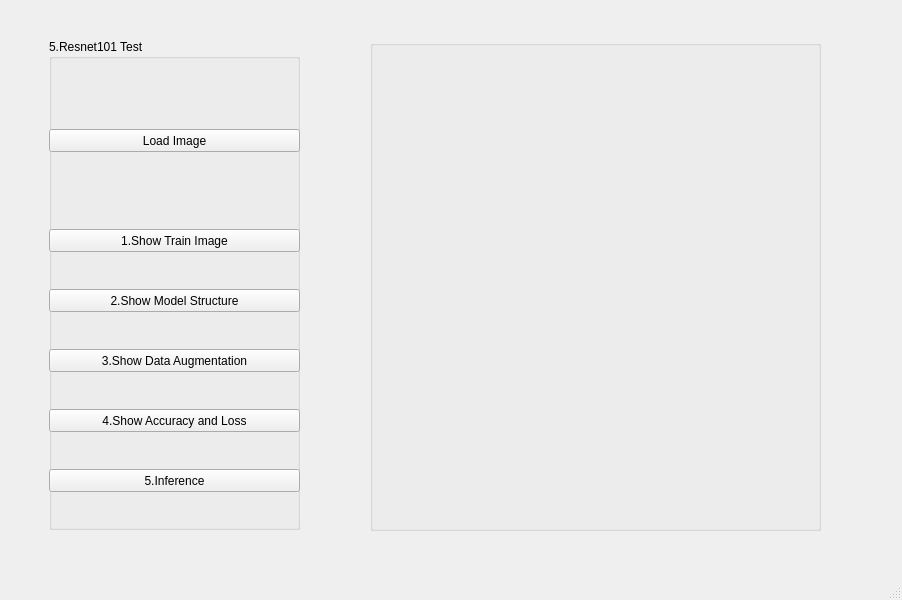
<?xml version="1.0" encoding="UTF-8"?>
<ui version="4.0">
 <class>MainWindow</class>
 <widget class="QMainWindow" name="MainWindow">
  <property name="geometry">
   <rect>
    <x>0</x>
    <y>0</y>
    <width>902</width>
    <height>600</height>
   </rect>
  </property>
  <property name="windowTitle">
   <string>MainWindow</string>
  </property>
  <widget class="QWidget" name="centralwidget">
   <widget class="QGroupBox" name="groupBox">
    <property name="geometry">
     <rect>
      <x>49</x>
      <y>39</y>
      <width>251</width>
      <height>491</height>
     </rect>
    </property>
    <property name="title">
     <string>5.Resnet101 Test</string>
    </property>
    <widget class="QPushButton" name="pushButton">
     <property name="geometry">
      <rect>
       <x>0</x>
       <y>90</y>
       <width>251</width>
       <height>23</height>
      </rect>
     </property>
     <property name="text">
      <string>Load Image</string>
     </property>
    </widget>
    <widget class="QPushButton" name="pushButton_2">
     <property name="geometry">
      <rect>
       <x>0</x>
       <y>190</y>
       <width>251</width>
       <height>23</height>
      </rect>
     </property>
     <property name="text">
      <string>1.Show Train Image</string>
     </property>
    </widget>
    <widget class="QPushButton" name="pushButton_3">
     <property name="geometry">
      <rect>
       <x>0</x>
       <y>250</y>
       <width>251</width>
       <height>23</height>
      </rect>
     </property>
     <property name="text">
      <string>2.Show Model Structure</string>
     </property>
    </widget>
    <widget class="QPushButton" name="pushButton_4">
     <property name="geometry">
      <rect>
       <x>0</x>
       <y>310</y>
       <width>251</width>
       <height>23</height>
      </rect>
     </property>
     <property name="text">
      <string>3.Show Data Augmentation</string>
     </property>
    </widget>
    <widget class="QPushButton" name="pushButton_5">
     <property name="geometry">
      <rect>
       <x>0</x>
       <y>370</y>
       <width>251</width>
       <height>23</height>
      </rect>
     </property>
     <property name="text">
      <string>4.Show Accuracy and Loss</string>
     </property>
    </widget>
    <widget class="QPushButton" name="pushButton_6">
     <property name="geometry">
      <rect>
       <x>0</x>
       <y>430</y>
       <width>251</width>
       <height>23</height>
      </rect>
     </property>
     <property name="text">
      <string>5.Inference</string>
     </property>
    </widget>
   </widget>
   <widget class="QGroupBox" name="groupBox_2">
    <property name="geometry">
     <rect>
      <x>370</x>
      <y>40</y>
      <width>451</width>
      <height>491</height>
     </rect>
    </property>
    <property name="title">
     <string/>
    </property>
    <widget class="QLabel" name="label">
     <property name="geometry">
      <rect>
       <x>40</x>
       <y>100</y>
       <width>381</width>
       <height>301</height>
      </rect>
     </property>
     <property name="text">
      <string/>
     </property>
    </widget>
    <widget class="QLabel" name="label_2">
     <property name="geometry">
      <rect>
       <x>50</x>
       <y>10</y>
       <width>341</width>
       <height>31</height>
      </rect>
     </property>
     <property name="text">
      <string/>
     </property>
    </widget>
    <widget class="QLabel" name="label_3">
     <property name="geometry">
      <rect>
       <x>50</x>
       <y>51</y>
       <width>341</width>
       <height>31</height>
      </rect>
     </property>
     <property name="text">
      <string/>
     </property>
    </widget>
    <widget class="QLabel" name="label_4">
     <property name="geometry">
      <rect>
       <x>6</x>
       <y>1</y>
       <width>441</width>
       <height>491</height>
      </rect>
     </property>
     <property name="text">
      <string/>
     </property>
    </widget>
   </widget>
  </widget>
  <widget class="QMenuBar" name="menubar">
   <property name="geometry">
    <rect>
     <x>0</x>
     <y>0</y>
     <width>902</width>
     <height>21</height>
    </rect>
   </property>
  </widget>
  <widget class="QStatusBar" name="statusbar"/>
 </widget>
 <resources/>
 <connections/>
</ui>
